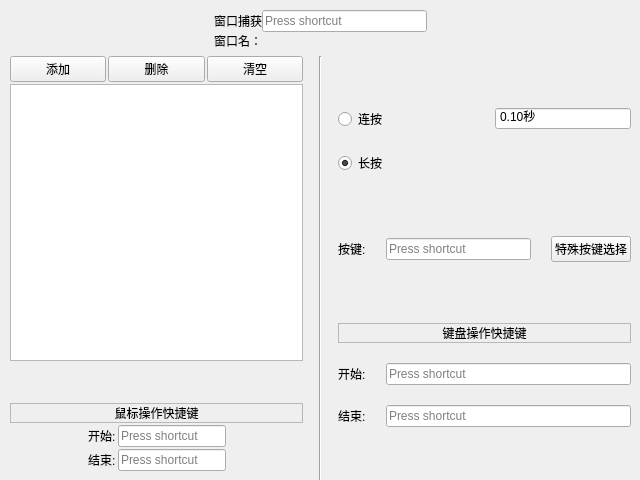
<?xml version="1.0" encoding="UTF-8"?>
<ui version="4.0">
 <author>RedTea</author>
 <class>Form</class>
 <widget class="QWidget" name="Form">
  <property name="geometry">
   <rect>
    <x>0</x>
    <y>0</y>
    <width>640</width>
    <height>480</height>
   </rect>
  </property>
  <property name="windowTitle">
   <string>后台按键</string>
  </property>
  <widget class="QWidget" name="verticalLayoutWidget">
   <property name="geometry">
    <rect>
     <x>0</x>
     <y>10</y>
     <width>641</width>
     <height>471</height>
    </rect>
   </property>
   <layout class="QVBoxLayout" name="verticalLayout_7">
    <item>
     <layout class="QHBoxLayout" name="horizontalLayout_12">
      <property name="sizeConstraint">
       <enum>QLayout::SetFixedSize</enum>
      </property>
      <item>
       <spacer name="horizontalSpacer">
        <property name="orientation">
         <enum>Qt::Horizontal</enum>
        </property>
        <property name="sizeHint" stdset="0">
         <size>
          <width>40</width>
          <height>1</height>
         </size>
        </property>
       </spacer>
      </item>
      <item>
       <layout class="QVBoxLayout" name="verticalLayout_8">
        <property name="spacing">
         <number>0</number>
        </property>
        <property name="sizeConstraint">
         <enum>QLayout::SetFixedSize</enum>
        </property>
        <item>
         <layout class="QHBoxLayout" name="horizontalLayout_10">
          <property name="sizeConstraint">
           <enum>QLayout::SetFixedSize</enum>
          </property>
          <item>
           <widget class="QLabel" name="catch_window_label">
            <property name="sizePolicy">
             <sizepolicy hsizetype="Fixed" vsizetype="Fixed">
              <horstretch>0</horstretch>
              <verstretch>0</verstretch>
             </sizepolicy>
            </property>
            <property name="text">
             <string>窗口捕获</string>
            </property>
           </widget>
          </item>
          <item>
           <widget class="QKeySequenceEdit" name="catch_window_hotkey">
            <property name="focusPolicy">
             <enum>Qt::ClickFocus</enum>
            </property>
           </widget>
          </item>
         </layout>
        </item>
        <item>
         <layout class="QHBoxLayout" name="horizontalLayout_11">
          <property name="sizeConstraint">
           <enum>QLayout::SetFixedSize</enum>
          </property>
          <item>
           <widget class="QLabel" name="window_name_label">
            <property name="sizePolicy">
             <sizepolicy hsizetype="Fixed" vsizetype="Fixed">
              <horstretch>0</horstretch>
              <verstretch>0</verstretch>
             </sizepolicy>
            </property>
            <property name="text">
             <string>窗口名：</string>
            </property>
           </widget>
          </item>
          <item>
           <widget class="QLabel" name="window_name">
            <property name="sizePolicy">
             <sizepolicy hsizetype="Preferred" vsizetype="Fixed">
              <horstretch>0</horstretch>
              <verstretch>0</verstretch>
             </sizepolicy>
            </property>
            <property name="text">
             <string/>
            </property>
            <property name="scaledContents">
             <bool>false</bool>
            </property>
           </widget>
          </item>
         </layout>
        </item>
       </layout>
      </item>
      <item>
       <spacer name="horizontalSpacer_2">
        <property name="orientation">
         <enum>Qt::Horizontal</enum>
        </property>
        <property name="sizeHint" stdset="0">
         <size>
          <width>40</width>
          <height>1</height>
         </size>
        </property>
       </spacer>
      </item>
     </layout>
    </item>
    <item>
     <layout class="QHBoxLayout" name="horizontalLayout_9">
      <property name="sizeConstraint">
       <enum>QLayout::SetMaximumSize</enum>
      </property>
      <item>
       <layout class="QVBoxLayout" name="verticalLayout_4">
        <property name="spacing">
         <number>2</number>
        </property>
        <property name="sizeConstraint">
         <enum>QLayout::SetDefaultConstraint</enum>
        </property>
        <property name="leftMargin">
         <number>10</number>
        </property>
        <property name="topMargin">
         <number>0</number>
        </property>
        <property name="rightMargin">
         <number>10</number>
        </property>
        <property name="bottomMargin">
         <number>10</number>
        </property>
        <item>
         <layout class="QHBoxLayout" name="horizontalLayout">
          <property name="spacing">
           <number>2</number>
          </property>
          <property name="leftMargin">
           <number>0</number>
          </property>
          <property name="topMargin">
           <number>0</number>
          </property>
          <item>
           <widget class="QPushButton" name="add_mel_button">
            <property name="text">
             <string>添加</string>
            </property>
           </widget>
          </item>
          <item>
           <widget class="QPushButton" name="remove_mel_button">
            <property name="text">
             <string>删除</string>
            </property>
           </widget>
          </item>
          <item>
           <widget class="QPushButton" name="clear_mel_button">
            <property name="text">
             <string>清空</string>
            </property>
           </widget>
          </item>
         </layout>
        </item>
        <item>
         <widget class="QListWidget" name="mouse_event_list"/>
        </item>
        <item>
         <spacer name="verticalSpacer">
          <property name="orientation">
           <enum>Qt::Vertical</enum>
          </property>
          <property name="sizeType">
           <enum>QSizePolicy::Preferred</enum>
          </property>
          <property name="sizeHint" stdset="0">
           <size>
            <width>20</width>
            <height>40</height>
           </size>
          </property>
         </spacer>
        </item>
        <item>
         <layout class="QVBoxLayout" name="verticalLayout_2">
          <property name="sizeConstraint">
           <enum>QLayout::SetDefaultConstraint</enum>
          </property>
          <item>
           <widget class="QLabel" name="mouse_hotkey_label">
            <property name="sizePolicy">
             <sizepolicy hsizetype="Preferred" vsizetype="Fixed">
              <horstretch>0</horstretch>
              <verstretch>0</verstretch>
             </sizepolicy>
            </property>
            <property name="layoutDirection">
             <enum>Qt::LeftToRight</enum>
            </property>
            <property name="autoFillBackground">
             <bool>false</bool>
            </property>
            <property name="frameShape">
             <enum>QFrame::StyledPanel</enum>
            </property>
            <property name="text">
             <string>鼠标操作快捷键</string>
            </property>
            <property name="textFormat">
             <enum>Qt::AutoText</enum>
            </property>
            <property name="alignment">
             <set>Qt::AlignCenter</set>
            </property>
           </widget>
          </item>
          <item>
           <layout class="QHBoxLayout" name="horizontalLayout_3">
            <item>
             <spacer name="horizontalSpacer_5">
              <property name="orientation">
               <enum>Qt::Horizontal</enum>
              </property>
              <property name="sizeHint" stdset="0">
               <size>
                <width>40</width>
                <height>20</height>
               </size>
              </property>
             </spacer>
            </item>
            <item>
             <widget class="QLabel" name="mouse_start_label">
              <property name="text">
               <string>开始:</string>
              </property>
             </widget>
            </item>
            <item>
             <widget class="QKeySequenceEdit" name="mouse_start_hotkey">
              <property name="sizePolicy">
               <sizepolicy hsizetype="Fixed" vsizetype="Fixed">
                <horstretch>0</horstretch>
                <verstretch>0</verstretch>
               </sizepolicy>
              </property>
             </widget>
            </item>
            <item>
             <spacer name="horizontalSpacer_3">
              <property name="orientation">
               <enum>Qt::Horizontal</enum>
              </property>
              <property name="sizeHint" stdset="0">
               <size>
                <width>40</width>
                <height>20</height>
               </size>
              </property>
             </spacer>
            </item>
           </layout>
          </item>
          <item>
           <layout class="QHBoxLayout" name="horizontalLayout_5">
            <item>
             <spacer name="horizontalSpacer_6">
              <property name="orientation">
               <enum>Qt::Horizontal</enum>
              </property>
              <property name="sizeHint" stdset="0">
               <size>
                <width>40</width>
                <height>20</height>
               </size>
              </property>
             </spacer>
            </item>
            <item>
             <widget class="QLabel" name="mouse_stop_label">
              <property name="text">
               <string>结束:</string>
              </property>
             </widget>
            </item>
            <item>
             <widget class="QKeySequenceEdit" name="mouse_stop_hotkey">
              <property name="sizePolicy">
               <sizepolicy hsizetype="Fixed" vsizetype="Fixed">
                <horstretch>0</horstretch>
                <verstretch>0</verstretch>
               </sizepolicy>
              </property>
             </widget>
            </item>
            <item>
             <spacer name="horizontalSpacer_4">
              <property name="orientation">
               <enum>Qt::Horizontal</enum>
              </property>
              <property name="sizeHint" stdset="0">
               <size>
                <width>40</width>
                <height>20</height>
               </size>
              </property>
             </spacer>
            </item>
           </layout>
          </item>
         </layout>
        </item>
       </layout>
      </item>
      <item>
       <widget class="Line" name="line">
        <property name="orientation">
         <enum>Qt::Vertical</enum>
        </property>
       </widget>
      </item>
      <item>
       <layout class="QVBoxLayout" name="verticalLayout_5">
        <property name="spacing">
         <number>20</number>
        </property>
        <property name="leftMargin">
         <number>10</number>
        </property>
        <property name="topMargin">
         <number>10</number>
        </property>
        <property name="rightMargin">
         <number>10</number>
        </property>
        <property name="bottomMargin">
         <number>10</number>
        </property>
        <item>
         <layout class="QVBoxLayout" name="verticalLayout_3">
          <item>
           <layout class="QHBoxLayout" name="horizontalLayout_4">
            <item>
             <widget class="QRadioButton" name="keyboard_click">
              <property name="text">
               <string>连按</string>
              </property>
              <attribute name="buttonGroup">
               <string notr="true">keyboardGroup</string>
              </attribute>
             </widget>
            </item>
            <item>
             <widget class="QDoubleSpinBox" name="keyboard_break_time">
              <property name="toolTip">
               <string>间隔时间</string>
              </property>
              <property name="wrapping">
               <bool>false</bool>
              </property>
              <property name="buttonSymbols">
               <enum>QAbstractSpinBox::NoButtons</enum>
              </property>
              <property name="prefix">
               <string/>
              </property>
              <property name="suffix">
               <string>秒</string>
              </property>
              <property name="minimum">
               <double>0.100000000000000</double>
              </property>
             </widget>
            </item>
           </layout>
          </item>
          <item>
           <widget class="QRadioButton" name="keyboard_press">
            <property name="text">
             <string>长按</string>
            </property>
            <property name="checked">
             <bool>true</bool>
            </property>
            <attribute name="buttonGroup">
             <string notr="true">keyboardGroup</string>
            </attribute>
           </widget>
          </item>
         </layout>
        </item>
        <item>
         <layout class="QHBoxLayout" name="horizontalLayout_6">
          <item>
           <widget class="QLabel" name="key_label">
            <property name="text">
             <string>按键:</string>
            </property>
           </widget>
          </item>
          <item>
           <widget class="QKeySequenceEdit" name="keyboard_key"/>
          </item>
          <item>
           <widget class="QPushButton" name="specButton">
            <property name="text">
             <string>特殊按键选择</string>
            </property>
           </widget>
          </item>
         </layout>
        </item>
        <item>
         <layout class="QVBoxLayout" name="verticalLayout_6">
          <item>
           <widget class="QLabel" name="keyboard_hotkey_label">
            <property name="sizePolicy">
             <sizepolicy hsizetype="Preferred" vsizetype="Fixed">
              <horstretch>0</horstretch>
              <verstretch>0</verstretch>
             </sizepolicy>
            </property>
            <property name="layoutDirection">
             <enum>Qt::LeftToRight</enum>
            </property>
            <property name="autoFillBackground">
             <bool>false</bool>
            </property>
            <property name="frameShape">
             <enum>QFrame::StyledPanel</enum>
            </property>
            <property name="text">
             <string>键盘操作快捷键</string>
            </property>
            <property name="textFormat">
             <enum>Qt::AutoText</enum>
            </property>
            <property name="alignment">
             <set>Qt::AlignCenter</set>
            </property>
           </widget>
          </item>
          <item>
           <layout class="QHBoxLayout" name="horizontalLayout_7">
            <item>
             <widget class="QLabel" name="keyboard_start_label">
              <property name="text">
               <string>开始:</string>
              </property>
             </widget>
            </item>
            <item>
             <widget class="QKeySequenceEdit" name="keyboard_start_hotkey"/>
            </item>
           </layout>
          </item>
          <item>
           <layout class="QHBoxLayout" name="horizontalLayout_8">
            <item>
             <widget class="QLabel" name="keyboard_stop_label">
              <property name="text">
               <string>结束:</string>
              </property>
             </widget>
            </item>
            <item>
             <widget class="QKeySequenceEdit" name="keyboard_stop_hotkey"/>
            </item>
           </layout>
          </item>
         </layout>
        </item>
       </layout>
      </item>
     </layout>
    </item>
   </layout>
  </widget>
 </widget>
 <resources/>
 <connections/>
 <buttongroups>
  <buttongroup name="keyboardGroup"/>
 </buttongroups>
</ui>
